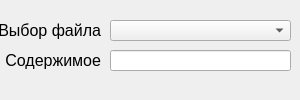
<?xml version="1.0" encoding="UTF-8"?>
<ui version="4.0">
 <class>Form</class>
 <widget class="QWidget" name="Form">
  <property name="geometry">
   <rect>
    <x>0</x>
    <y>0</y>
    <width>300</width>
    <height>100</height>
   </rect>
  </property>
  <property name="minimumSize">
   <size>
    <width>300</width>
    <height>100</height>
   </size>
  </property>
  <property name="maximumSize">
   <size>
    <width>300</width>
    <height>100</height>
   </size>
  </property>
  <property name="font">
   <font>
    <pointsize>12</pointsize>
   </font>
  </property>
  <property name="windowTitle">
   <string>Расшифровка файлов</string>
  </property>
  <widget class="QComboBox" name="choose_file">
   <property name="geometry">
    <rect>
     <x>110</x>
     <y>20</y>
     <width>181</width>
     <height>21</height>
    </rect>
   </property>
  </widget>
  <widget class="QLabel" name="label">
   <property name="geometry">
    <rect>
     <x>0</x>
     <y>20</y>
     <width>101</width>
     <height>21</height>
    </rect>
   </property>
   <property name="text">
    <string>Выбор файла</string>
   </property>
   <property name="alignment">
    <set>Qt::AlignmentFlag::AlignRight|Qt::AlignmentFlag::AlignTrailing|Qt::AlignmentFlag::AlignVCenter</set>
   </property>
  </widget>
  <widget class="QLabel" name="label_2">
   <property name="geometry">
    <rect>
     <x>0</x>
     <y>50</y>
     <width>101</width>
     <height>21</height>
    </rect>
   </property>
   <property name="text">
    <string>Содержимое</string>
   </property>
   <property name="alignment">
    <set>Qt::AlignmentFlag::AlignRight|Qt::AlignmentFlag::AlignTrailing|Qt::AlignmentFlag::AlignVCenter</set>
   </property>
  </widget>
  <widget class="QLineEdit" name="content">
   <property name="geometry">
    <rect>
     <x>110</x>
     <y>50</y>
     <width>181</width>
     <height>21</height>
    </rect>
   </property>
   <property name="readOnly">
    <bool>true</bool>
   </property>
  </widget>
 </widget>
 <resources/>
 <connections/>
</ui>
